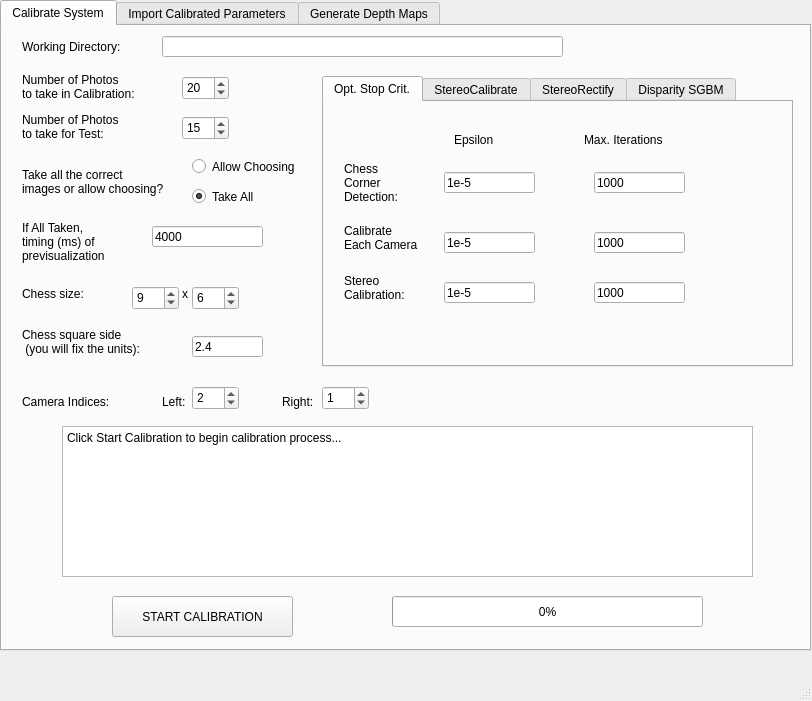
<?xml version="1.0" encoding="UTF-8"?>
<ui version="4.0">
 <class>MainWindow</class>
 <widget class="QMainWindow" name="MainWindow">
  <property name="geometry">
   <rect>
    <x>0</x>
    <y>0</y>
    <width>812</width>
    <height>701</height>
   </rect>
  </property>
  <property name="windowTitle">
   <string>Depth Map Generator using Stero Imaging</string>
  </property>
  <widget class="QWidget" name="centralwidget">
   <widget class="QTabWidget" name="tabWidget">
    <property name="geometry">
     <rect>
      <x>0</x>
      <y>0</y>
      <width>811</width>
      <height>651</height>
     </rect>
    </property>
    <property name="currentIndex">
     <number>0</number>
    </property>
    <widget class="QWidget" name="Calibrate_System">
     <attribute name="title">
      <string>Calibrate System</string>
     </attribute>
     <widget class="QLineEdit" name="working_directory">
      <property name="geometry">
       <rect>
        <x>160</x>
        <y>10</y>
        <width>401</width>
        <height>21</height>
       </rect>
      </property>
     </widget>
     <widget class="QLabel" name="label">
      <property name="geometry">
       <rect>
        <x>20</x>
        <y>10</y>
        <width>161</width>
        <height>21</height>
       </rect>
      </property>
      <property name="text">
       <string>Working Directory:</string>
      </property>
     </widget>
     <widget class="QLabel" name="label_2">
      <property name="geometry">
       <rect>
        <x>20</x>
        <y>30</y>
        <width>131</width>
        <height>61</height>
       </rect>
      </property>
      <property name="text">
       <string>Number of Photos
to take in Calibration:</string>
      </property>
     </widget>
     <widget class="QLabel" name="label_3">
      <property name="geometry">
       <rect>
        <x>20</x>
        <y>70</y>
        <width>131</width>
        <height>61</height>
       </rect>
      </property>
      <property name="text">
       <string>Number of Photos 
to take for Test:</string>
      </property>
     </widget>
     <widget class="QSpinBox" name="num_photos_test">
      <property name="geometry">
       <rect>
        <x>180</x>
        <y>90</y>
        <width>47</width>
        <height>24</height>
       </rect>
      </property>
      <property name="minimum">
       <number>1</number>
      </property>
      <property name="value">
       <number>15</number>
      </property>
      <property name="displayIntegerBase">
       <number>10</number>
      </property>
     </widget>
     <widget class="QSpinBox" name="num_photos_calibration">
      <property name="geometry">
       <rect>
        <x>180</x>
        <y>50</y>
        <width>47</width>
        <height>24</height>
       </rect>
      </property>
      <property name="minimum">
       <number>1</number>
      </property>
      <property name="value">
       <number>20</number>
      </property>
     </widget>
     <widget class="QLabel" name="label_4">
      <property name="geometry">
       <rect>
        <x>20</x>
        <y>130</y>
        <width>161</width>
        <height>51</height>
       </rect>
      </property>
      <property name="text">
       <string>Take all the correct
images or allow choosing?</string>
      </property>
     </widget>
     <widget class="QRadioButton" name="allow_choosing">
      <property name="geometry">
       <rect>
        <x>190</x>
        <y>130</y>
        <width>121</width>
        <height>21</height>
       </rect>
      </property>
      <property name="text">
       <string>Allow Choosing</string>
      </property>
      <attribute name="buttonGroup">
       <string notr="true">buttonGroup</string>
      </attribute>
     </widget>
     <widget class="QRadioButton" name="radioButton_2">
      <property name="enabled">
       <bool>true</bool>
      </property>
      <property name="geometry">
       <rect>
        <x>190</x>
        <y>160</y>
        <width>100</width>
        <height>21</height>
       </rect>
      </property>
      <property name="text">
       <string>Take All</string>
      </property>
      <property name="checked">
       <bool>true</bool>
      </property>
      <attribute name="buttonGroup">
       <string notr="true">buttonGroup</string>
      </attribute>
     </widget>
     <widget class="QLabel" name="label_5">
      <property name="enabled">
       <bool>true</bool>
      </property>
      <property name="geometry">
       <rect>
        <x>20</x>
        <y>190</y>
        <width>161</width>
        <height>51</height>
       </rect>
      </property>
      <property name="text">
       <string>If All Taken,
timing (ms) of 
previsualization</string>
      </property>
     </widget>
     <widget class="QLineEdit" name="previs_ms">
      <property name="enabled">
       <bool>true</bool>
      </property>
      <property name="geometry">
       <rect>
        <x>150</x>
        <y>200</y>
        <width>111</width>
        <height>21</height>
       </rect>
      </property>
      <property name="text">
       <string>4000</string>
      </property>
     </widget>
     <widget class="QTabWidget" name="tabWidget_2">
      <property name="geometry">
       <rect>
        <x>320</x>
        <y>50</y>
        <width>471</width>
        <height>291</height>
       </rect>
      </property>
      <property name="currentIndex">
       <number>0</number>
      </property>
      <widget class="QWidget" name="tab">
       <attribute name="title">
        <string>Opt. Stop Crit.</string>
       </attribute>
       <widget class="QLabel" name="label_6">
        <property name="geometry">
         <rect>
          <x>20</x>
          <y>120</y>
          <width>81</width>
          <height>31</height>
         </rect>
        </property>
        <property name="text">
         <string>Calibrate 
Each Camera</string>
        </property>
       </widget>
       <widget class="QLineEdit" name="camera_criteria_eps">
        <property name="geometry">
         <rect>
          <x>120</x>
          <y>130</y>
          <width>91</width>
          <height>21</height>
         </rect>
        </property>
        <property name="text">
         <string>1e-5</string>
        </property>
       </widget>
       <widget class="QLineEdit" name="camera_criteria_its">
        <property name="geometry">
         <rect>
          <x>270</x>
          <y>130</y>
          <width>91</width>
          <height>21</height>
         </rect>
        </property>
        <property name="text">
         <string>1000</string>
        </property>
       </widget>
       <widget class="QLineEdit" name="stereocalib_criteria_eps">
        <property name="geometry">
         <rect>
          <x>120</x>
          <y>180</y>
          <width>91</width>
          <height>21</height>
         </rect>
        </property>
        <property name="text">
         <string>1e-5</string>
        </property>
       </widget>
       <widget class="QLineEdit" name="stereocalib_criteria_its">
        <property name="geometry">
         <rect>
          <x>270</x>
          <y>180</y>
          <width>91</width>
          <height>21</height>
         </rect>
        </property>
        <property name="text">
         <string>1000</string>
        </property>
       </widget>
       <widget class="QLabel" name="label_9">
        <property name="geometry">
         <rect>
          <x>20</x>
          <y>170</y>
          <width>81</width>
          <height>31</height>
         </rect>
        </property>
        <property name="text">
         <string>Stereo 
Calibration:</string>
        </property>
       </widget>
       <widget class="QLabel" name="label_26">
        <property name="geometry">
         <rect>
          <x>20</x>
          <y>60</y>
          <width>81</width>
          <height>41</height>
         </rect>
        </property>
        <property name="text">
         <string>Chess
Corner
Detection:</string>
        </property>
       </widget>
       <widget class="QLineEdit" name="corner_criteria_its">
        <property name="geometry">
         <rect>
          <x>270</x>
          <y>70</y>
          <width>91</width>
          <height>21</height>
         </rect>
        </property>
        <property name="text">
         <string>1000</string>
        </property>
       </widget>
       <widget class="QLineEdit" name="corner_criteria_eps">
        <property name="geometry">
         <rect>
          <x>120</x>
          <y>70</y>
          <width>91</width>
          <height>21</height>
         </rect>
        </property>
        <property name="text">
         <string>1e-5</string>
        </property>
       </widget>
       <widget class="QLabel" name="label_27">
        <property name="geometry">
         <rect>
          <x>260</x>
          <y>30</y>
          <width>101</width>
          <height>16</height>
         </rect>
        </property>
        <property name="text">
         <string>Max. Iterations</string>
        </property>
       </widget>
       <widget class="QLabel" name="label_28">
        <property name="geometry">
         <rect>
          <x>130</x>
          <y>30</y>
          <width>59</width>
          <height>15</height>
         </rect>
        </property>
        <property name="text">
         <string>Epsilon</string>
        </property>
       </widget>
      </widget>
      <widget class="QWidget" name="tab_2">
       <attribute name="title">
        <string>StereoCalibrate</string>
       </attribute>
       <widget class="QRadioButton" name="CALIB_FIX_INTRINSIC">
        <property name="geometry">
         <rect>
          <x>10</x>
          <y>10</y>
          <width>221</width>
          <height>21</height>
         </rect>
        </property>
        <property name="text">
         <string>CALIB_FIX_INTRINSIC</string>
        </property>
        <property name="autoExclusive">
         <bool>false</bool>
        </property>
       </widget>
       <widget class="QRadioButton" name="CALIB_FIX_PRINCIPAL_POINT">
        <property name="geometry">
         <rect>
          <x>10</x>
          <y>40</y>
          <width>221</width>
          <height>21</height>
         </rect>
        </property>
        <property name="text">
         <string>CALIB_FIX_PRINCIPAL_POINT</string>
        </property>
        <property name="autoExclusive">
         <bool>false</bool>
        </property>
       </widget>
       <widget class="QRadioButton" name="CALIB_FIX_FOCAL_LENGTH">
        <property name="geometry">
         <rect>
          <x>10</x>
          <y>70</y>
          <width>221</width>
          <height>21</height>
         </rect>
        </property>
        <property name="text">
         <string>CALIB_FIX_FOCAL_LENGTH</string>
        </property>
        <property name="checked">
         <bool>false</bool>
        </property>
        <property name="autoRepeat">
         <bool>false</bool>
        </property>
        <property name="autoExclusive">
         <bool>false</bool>
        </property>
       </widget>
       <widget class="QRadioButton" name="CALIB_SAME_FOCAL_LENGTH">
        <property name="geometry">
         <rect>
          <x>10</x>
          <y>130</y>
          <width>221</width>
          <height>21</height>
         </rect>
        </property>
        <property name="text">
         <string>CALIB_SAME_FOCAL_LENGTH</string>
        </property>
        <property name="autoExclusive">
         <bool>false</bool>
        </property>
       </widget>
       <widget class="QRadioButton" name="CALIB_ZERO_TANGENT_DIST">
        <property name="geometry">
         <rect>
          <x>10</x>
          <y>160</y>
          <width>221</width>
          <height>21</height>
         </rect>
        </property>
        <property name="text">
         <string>CALIB_ZERO_TANGENT_DIST</string>
        </property>
        <property name="autoExclusive">
         <bool>false</bool>
        </property>
       </widget>
       <widget class="QRadioButton" name="CALIB_FIX_ASPECT_RATIO">
        <property name="geometry">
         <rect>
          <x>10</x>
          <y>100</y>
          <width>221</width>
          <height>21</height>
         </rect>
        </property>
        <property name="text">
         <string>CALIB_FIX_ASPECT_RATIO</string>
        </property>
        <property name="checked">
         <bool>false</bool>
        </property>
        <property name="autoExclusive">
         <bool>false</bool>
        </property>
       </widget>
       <widget class="QRadioButton" name="CALIB_FIX_K5">
        <property name="geometry">
         <rect>
          <x>260</x>
          <y>130</y>
          <width>221</width>
          <height>21</height>
         </rect>
        </property>
        <property name="text">
         <string>CALIB_FIX_K5</string>
        </property>
        <property name="autoExclusive">
         <bool>false</bool>
        </property>
       </widget>
       <widget class="QRadioButton" name="CALIB_FIX_K2">
        <property name="geometry">
         <rect>
          <x>260</x>
          <y>40</y>
          <width>221</width>
          <height>21</height>
         </rect>
        </property>
        <property name="text">
         <string>CALIB_FIX_K2</string>
        </property>
        <property name="autoExclusive">
         <bool>false</bool>
        </property>
       </widget>
       <widget class="QRadioButton" name="CALIB_FIX_K3">
        <property name="geometry">
         <rect>
          <x>260</x>
          <y>70</y>
          <width>221</width>
          <height>21</height>
         </rect>
        </property>
        <property name="text">
         <string>CALIB_FIX_K3</string>
        </property>
        <property name="autoExclusive">
         <bool>false</bool>
        </property>
       </widget>
       <widget class="QRadioButton" name="CALIB_FIX_K4">
        <property name="geometry">
         <rect>
          <x>260</x>
          <y>100</y>
          <width>221</width>
          <height>21</height>
         </rect>
        </property>
        <property name="text">
         <string>CALIB_FIX_K4</string>
        </property>
        <property name="autoExclusive">
         <bool>false</bool>
        </property>
       </widget>
       <widget class="QRadioButton" name="CALIB_FIX_K1">
        <property name="geometry">
         <rect>
          <x>260</x>
          <y>10</y>
          <width>221</width>
          <height>21</height>
         </rect>
        </property>
        <property name="text">
         <string>CALIB_FIX_K1</string>
        </property>
        <property name="autoExclusive">
         <bool>false</bool>
        </property>
       </widget>
       <widget class="QRadioButton" name="CALIB_FIX_K6">
        <property name="geometry">
         <rect>
          <x>260</x>
          <y>160</y>
          <width>221</width>
          <height>21</height>
         </rect>
        </property>
        <property name="text">
         <string>CALIB_FIX_K6</string>
        </property>
        <property name="autoExclusive">
         <bool>false</bool>
        </property>
       </widget>
       <widget class="QRadioButton" name="CALIB_USE_INTRINSIC_GUESS">
        <property name="geometry">
         <rect>
          <x>110</x>
          <y>200</y>
          <width>221</width>
          <height>21</height>
         </rect>
        </property>
        <property name="text">
         <string>CALIB_USE_INTRINSIC_GUESS</string>
        </property>
        <property name="checked">
         <bool>true</bool>
        </property>
        <property name="autoExclusive">
         <bool>false</bool>
        </property>
       </widget>
      </widget>
      <widget class="QWidget" name="tab_3">
       <attribute name="title">
        <string>StereoRectify</string>
       </attribute>
       <widget class="QRadioButton" name="CALIB_ZERO_DISPARITY">
        <property name="geometry">
         <rect>
          <x>10</x>
          <y>20</y>
          <width>221</width>
          <height>21</height>
         </rect>
        </property>
        <property name="text">
         <string>CALIB_ZERO_DISPARITY</string>
        </property>
        <property name="checked">
         <bool>true</bool>
        </property>
       </widget>
       <widget class="QLabel" name="label_10">
        <property name="geometry">
         <rect>
          <x>20</x>
          <y>70</y>
          <width>59</width>
          <height>15</height>
         </rect>
        </property>
        <property name="text">
         <string>Alpha:</string>
        </property>
       </widget>
       <widget class="QLineEdit" name="alpha">
        <property name="geometry">
         <rect>
          <x>70</x>
          <y>70</y>
          <width>113</width>
          <height>23</height>
         </rect>
        </property>
        <property name="text">
         <string>0.9</string>
        </property>
       </widget>
      </widget>
      <widget class="QWidget" name="tab_4">
       <attribute name="title">
        <string>Disparity SGBM</string>
       </attribute>
       <widget class="QLineEdit" name="block_size">
        <property name="geometry">
         <rect>
          <x>150</x>
          <y>10</y>
          <width>61</width>
          <height>23</height>
         </rect>
        </property>
        <property name="text">
         <string>11</string>
        </property>
       </widget>
       <widget class="QLabel" name="label_11">
        <property name="geometry">
         <rect>
          <x>10</x>
          <y>10</y>
          <width>111</width>
          <height>16</height>
         </rect>
        </property>
        <property name="text">
         <string>Block Size (3-11):</string>
        </property>
       </widget>
       <widget class="QLabel" name="label_12">
        <property name="geometry">
         <rect>
          <x>10</x>
          <y>50</y>
          <width>101</width>
          <height>16</height>
         </rect>
        </property>
        <property name="text">
         <string>Min Disparity:</string>
        </property>
       </widget>
       <widget class="QLineEdit" name="min_disp">
        <property name="geometry">
         <rect>
          <x>150</x>
          <y>50</y>
          <width>61</width>
          <height>23</height>
         </rect>
        </property>
        <property name="text">
         <string>-1</string>
        </property>
       </widget>
       <widget class="QLabel" name="label_13">
        <property name="geometry">
         <rect>
          <x>10</x>
          <y>90</y>
          <width>101</width>
          <height>16</height>
         </rect>
        </property>
        <property name="text">
         <string>Max Disparity:</string>
        </property>
       </widget>
       <widget class="QLineEdit" name="max_disp">
        <property name="geometry">
         <rect>
          <x>150</x>
          <y>90</y>
          <width>61</width>
          <height>23</height>
         </rect>
        </property>
        <property name="text">
         <string>63</string>
        </property>
       </widget>
       <widget class="QLabel" name="label_14">
        <property name="geometry">
         <rect>
          <x>10</x>
          <y>130</y>
          <width>121</width>
          <height>41</height>
         </rect>
        </property>
        <property name="text">
         <string>Num Disparities:
(max-min should 
be divsble by 16)</string>
        </property>
       </widget>
       <widget class="QLineEdit" name="num_disp">
        <property name="geometry">
         <rect>
          <x>150</x>
          <y>130</y>
          <width>61</width>
          <height>23</height>
         </rect>
        </property>
        <property name="text">
         <string>0.9</string>
        </property>
       </widget>
       <widget class="QLabel" name="label_15">
        <property name="geometry">
         <rect>
          <x>10</x>
          <y>180</y>
          <width>151</width>
          <height>31</height>
         </rect>
        </property>
        <property name="text">
         <string>Uniqueness Ratio 
(5-15):</string>
        </property>
       </widget>
       <widget class="QLineEdit" name="uniquenessRatio">
        <property name="geometry">
         <rect>
          <x>150</x>
          <y>180</y>
          <width>61</width>
          <height>23</height>
         </rect>
        </property>
        <property name="text">
         <string>10</string>
        </property>
       </widget>
       <widget class="QLabel" name="label_16">
        <property name="geometry">
         <rect>
          <x>10</x>
          <y>220</y>
          <width>121</width>
          <height>31</height>
         </rect>
        </property>
        <property name="text">
         <string>Speckle Window
 Size (50-200):</string>
        </property>
       </widget>
       <widget class="QLineEdit" name="speckleWindowSize">
        <property name="geometry">
         <rect>
          <x>150</x>
          <y>220</y>
          <width>61</width>
          <height>23</height>
         </rect>
        </property>
        <property name="text">
         <string>200</string>
        </property>
       </widget>
       <widget class="QLabel" name="label_18">
        <property name="geometry">
         <rect>
          <x>230</x>
          <y>50</y>
          <width>121</width>
          <height>21</height>
         </rect>
        </property>
        <property name="text">
         <string>Speckle Range (1-2):</string>
        </property>
       </widget>
       <widget class="QLabel" name="label_19">
        <property name="geometry">
         <rect>
          <x>230</x>
          <y>90</y>
          <width>121</width>
          <height>21</height>
         </rect>
        </property>
        <property name="text">
         <string>Disp12MaxDiff:</string>
        </property>
       </widget>
       <widget class="QLineEdit" name="disp12MaxDiff">
        <property name="geometry">
         <rect>
          <x>360</x>
          <y>90</y>
          <width>71</width>
          <height>23</height>
         </rect>
        </property>
        <property name="text">
         <string>0</string>
        </property>
       </widget>
       <widget class="QLineEdit" name="speckleRange">
        <property name="geometry">
         <rect>
          <x>360</x>
          <y>50</y>
          <width>71</width>
          <height>23</height>
         </rect>
        </property>
        <property name="text">
         <string>2</string>
        </property>
       </widget>
       <widget class="QLabel" name="label_20">
        <property name="geometry">
         <rect>
          <x>270</x>
          <y>130</y>
          <width>121</width>
          <height>21</height>
         </rect>
        </property>
        <property name="text">
         <string>FILTER parameters:</string>
        </property>
       </widget>
       <widget class="QLineEdit" name="lmbda">
        <property name="geometry">
         <rect>
          <x>360</x>
          <y>150</y>
          <width>71</width>
          <height>23</height>
         </rect>
        </property>
        <property name="text">
         <string>8000</string>
        </property>
       </widget>
       <widget class="QLabel" name="label_21">
        <property name="geometry">
         <rect>
          <x>230</x>
          <y>150</y>
          <width>121</width>
          <height>21</height>
         </rect>
        </property>
        <property name="text">
         <string>Lambda:</string>
        </property>
       </widget>
       <widget class="QLineEdit" name="sigma">
        <property name="geometry">
         <rect>
          <x>360</x>
          <y>180</y>
          <width>71</width>
          <height>23</height>
         </rect>
        </property>
        <property name="text">
         <string>1.3</string>
        </property>
       </widget>
       <widget class="QLabel" name="label_22">
        <property name="geometry">
         <rect>
          <x>230</x>
          <y>180</y>
          <width>121</width>
          <height>21</height>
         </rect>
        </property>
        <property name="text">
         <string>Sigma:</string>
        </property>
       </widget>
       <widget class="QLabel" name="label_23">
        <property name="geometry">
         <rect>
          <x>230</x>
          <y>220</y>
          <width>121</width>
          <height>21</height>
         </rect>
        </property>
        <property name="text">
         <string>Visual Multiplier:</string>
        </property>
       </widget>
       <widget class="QLineEdit" name="visual_multiplier">
        <property name="geometry">
         <rect>
          <x>360</x>
          <y>220</y>
          <width>71</width>
          <height>23</height>
         </rect>
        </property>
        <property name="text">
         <string>6</string>
        </property>
       </widget>
      </widget>
     </widget>
     <widget class="QLabel" name="label_17">
      <property name="geometry">
       <rect>
        <x>20</x>
        <y>260</y>
        <width>81</width>
        <height>16</height>
       </rect>
      </property>
      <property name="text">
       <string>Chess size:</string>
      </property>
     </widget>
     <widget class="QSpinBox" name="chess_size_x">
      <property name="geometry">
       <rect>
        <x>130</x>
        <y>260</y>
        <width>47</width>
        <height>24</height>
       </rect>
      </property>
      <property name="minimum">
       <number>1</number>
      </property>
      <property name="value">
       <number>9</number>
      </property>
     </widget>
     <widget class="QSpinBox" name="chess_size_y">
      <property name="geometry">
       <rect>
        <x>190</x>
        <y>260</y>
        <width>47</width>
        <height>24</height>
       </rect>
      </property>
      <property name="minimum">
       <number>1</number>
      </property>
      <property name="value">
       <number>6</number>
      </property>
     </widget>
     <widget class="QLabel" name="label_24">
      <property name="geometry">
       <rect>
        <x>180</x>
        <y>260</y>
        <width>21</width>
        <height>16</height>
       </rect>
      </property>
      <property name="text">
       <string>x</string>
      </property>
     </widget>
     <widget class="QLabel" name="label_25">
      <property name="geometry">
       <rect>
        <x>20</x>
        <y>300</y>
        <width>141</width>
        <height>31</height>
       </rect>
      </property>
      <property name="text">
       <string>Chess square side
 (you will fix the units):</string>
      </property>
     </widget>
     <widget class="QLineEdit" name="chess_square_side">
      <property name="enabled">
       <bool>true</bool>
      </property>
      <property name="geometry">
       <rect>
        <x>190</x>
        <y>310</y>
        <width>71</width>
        <height>21</height>
       </rect>
      </property>
      <property name="text">
       <string>2.4</string>
      </property>
     </widget>
     <widget class="QProgressBar" name="progressBar_Calibrate">
      <property name="geometry">
       <rect>
        <x>390</x>
        <y>570</y>
        <width>311</width>
        <height>31</height>
       </rect>
      </property>
      <property name="value">
       <number>0</number>
      </property>
      <property name="textVisible">
       <bool>true</bool>
      </property>
     </widget>
     <widget class="QPlainTextEdit" name="log_text">
      <property name="geometry">
       <rect>
        <x>60</x>
        <y>400</y>
        <width>691</width>
        <height>151</height>
       </rect>
      </property>
      <property name="readOnly">
       <bool>true</bool>
      </property>
      <property name="plainText">
       <string>Click Start Calibration to begin calibration process...
</string>
      </property>
     </widget>
     <widget class="QPushButton" name="start_calibration">
      <property name="geometry">
       <rect>
        <x>110</x>
        <y>570</y>
        <width>181</width>
        <height>41</height>
       </rect>
      </property>
      <property name="autoFillBackground">
       <bool>false</bool>
      </property>
      <property name="text">
       <string>START CALIBRATION</string>
      </property>
     </widget>
     <widget class="QLabel" name="label_29">
      <property name="geometry">
       <rect>
        <x>20</x>
        <y>360</y>
        <width>141</width>
        <height>31</height>
       </rect>
      </property>
      <property name="text">
       <string>Camera Indices:</string>
      </property>
     </widget>
     <widget class="QSpinBox" name="cam_L_idx">
      <property name="geometry">
       <rect>
        <x>190</x>
        <y>360</y>
        <width>47</width>
        <height>24</height>
       </rect>
      </property>
      <property name="minimum">
       <number>0</number>
      </property>
      <property name="value">
       <number>2</number>
      </property>
     </widget>
     <widget class="QLabel" name="label_30">
      <property name="geometry">
       <rect>
        <x>160</x>
        <y>360</y>
        <width>41</width>
        <height>31</height>
       </rect>
      </property>
      <property name="text">
       <string>Left:</string>
      </property>
     </widget>
     <widget class="QSpinBox" name="cam_R_idx">
      <property name="geometry">
       <rect>
        <x>320</x>
        <y>360</y>
        <width>47</width>
        <height>24</height>
       </rect>
      </property>
      <property name="minimum">
       <number>0</number>
      </property>
      <property name="value">
       <number>1</number>
      </property>
     </widget>
     <widget class="QLabel" name="label_31">
      <property name="geometry">
       <rect>
        <x>280</x>
        <y>360</y>
        <width>41</width>
        <height>31</height>
       </rect>
      </property>
      <property name="text">
       <string>Right:</string>
      </property>
     </widget>
    </widget>
    <widget class="QWidget" name="Import_Calibrated_Parameters">
     <attribute name="title">
      <string>Import Calibrated Parameters</string>
     </attribute>
    </widget>
    <widget class="QWidget" name="Generate_Depth_Maps">
     <attribute name="title">
      <string>Generate Depth Maps</string>
     </attribute>
    </widget>
   </widget>
  </widget>
  <widget class="QMenuBar" name="menubar">
   <property name="geometry">
    <rect>
     <x>0</x>
     <y>0</y>
     <width>812</width>
     <height>20</height>
    </rect>
   </property>
  </widget>
  <widget class="QStatusBar" name="statusbar"/>
 </widget>
 <resources/>
 <connections/>
 <buttongroups>
  <buttongroup name="buttonGroup">
   <property name="exclusive">
    <bool>true</bool>
   </property>
  </buttongroup>
 </buttongroups>
</ui>
